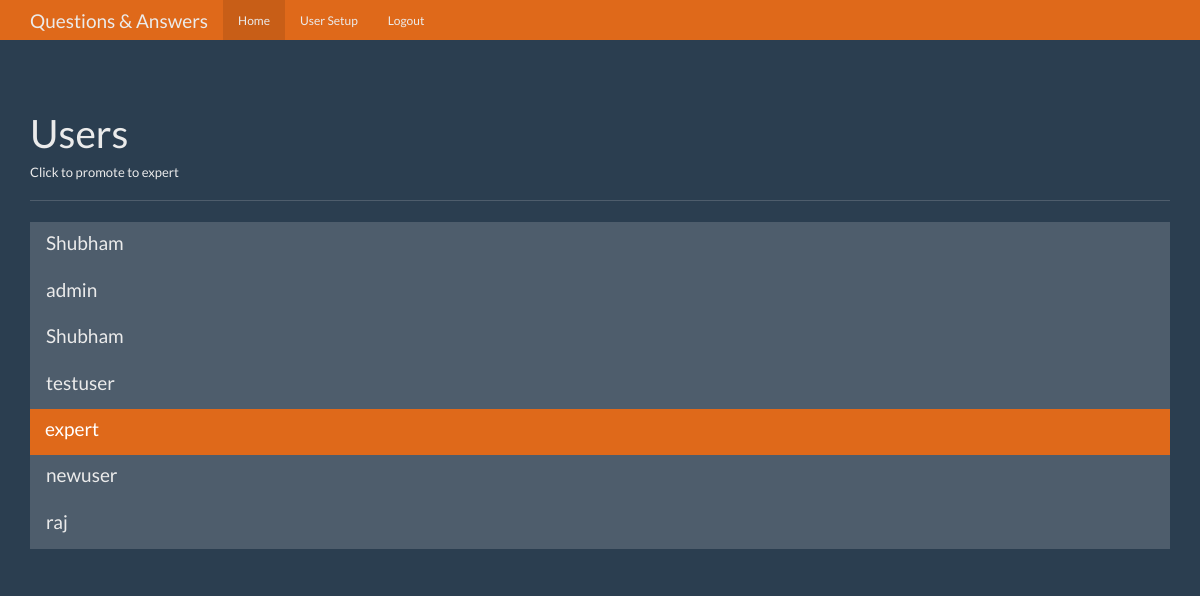
Page /users (signed in) on the committed database.
### tables this page shows
CREATE TABLE users (
    id integer primary key autoincrement,
    name text not null,
    password text not null,
    expert boolean not null,
    admin boolean not null
);

### app.py (the view)
@app.route('/users')
def users():
    user = get_current_user()
    if not user:
        return redirect(url_for('login'))
    if user['admin'] == 0:
        return redirect(url_for('index'))
    db = get_db()
    users_cur = db.execute('select id, name, expert, admin from users')
    users_results = users_cur.fetchall()
    return render_template('users.html', user=user, users=users_results)

### app.py (called while the page is built)
def get_current_user():
    user_result = None
    if 'user' in session:
        user = session['user']
        db = get_db()
        user_cur = db.execute('select id, name, password, expert, admin from users where name = ?', [user])
        user_result = user_cur.fetchone()
    return user_result

### database.py (called while the page is built)
def connect_db():
    sql = sqlite3.connect('C:/Users/Shubham Rawat/Documents/flask_app/question_answer_app/questions.db')
    sql.row_factory = sqlite3.Row
    return sql

def get_db():
    if not hasattr(g, 'sqlite_db'):
        g.sqlite_db = connect_db()
    return g.sqlite_db

### templates/users.html (shortened to what this page needs)
{% extends "base.html" %}
{% from "show_links.html" import show_links %}
{% block nav %}
{{ show_links(user) }}
{% endblock %}
{% block body %}
      <div class="page-header">
        <h1>Users</h1>
        <h6>Click to promote to expert</h6>
      </div>
      <div class="row">
        <div class="col-lg-12">
          <div class="list-group">
            {% for user in users %}
            <a href="{{ url_for('promote', user_id=user['id']) }}" class="list-group-item {% if user['expert'] == 1 %} active {% endif %}">
              <h4 class="list-group-item-heading">{{ user['name'] }}</h4>
            </a>
            {% endfor %}
          </div>
        </div>
      </div>
{% endblock %}

### static/theme.css (style rules this page uses)
body { padding-top: 70px; padding-bottom: 30px; }

### rows in the picture
users: name "Shubham"
users: name "admin"
users: name "Shubham"
users: name "testuser"
users: name "expert"
users: name "newuser"
users: name "raj"
